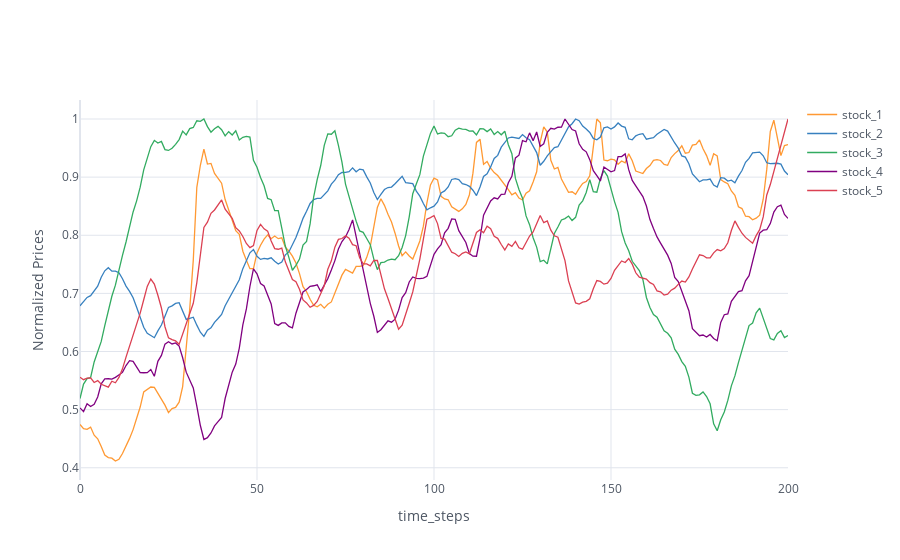

Write notebook code for a chart like this one.
### Code cell
stps = 200
myHrs = stps*2.5
if myHrs%1:
    mymins = 30
else:
    mymins = 0


starting_time = datetime(year=1995, month=1, day=1, hour=10) + relativedelta(hours=0)
ending_time = starting_time + relativedelta(hours=int(myHrs), minutes=mymins)
print("ending_time", ending_time)

cf.go_offline()
cf.set_config_file(world_readable=True, theme="white")

buffer = SimulatedStockBuffer.objects.select_related("stock").order_by("captured_at").filter(
    Q(captured_at__gte = starting_time)
    & Q(captured_at__lte = ending_time)
).all()

price_variations = {}
for snapshot in buffer:
    if snapshot.stock.name not in price_variations:
        price_variations[snapshot.stock.name] = []
    price_variations[snapshot.stock.name].append(snapshot.price_snapshot)

# print(price_variations)
for stck_name in price_variations:
    price_snaps = price_variations[stck_name]
    price_array = np.array(price_snaps)
    max_price = max(price_array)
    normalized_snaps = price_array/max_price
    price_variations[stck_name] = normalized_snaps

    

stock_names = list(price_variations.keys())


# print(price_variations)
df_regret_comparisons = pd.DataFrame(price_variations)
df_regret_comparisons.iplot(
    xTitle='time_steps',
    yTitle='Normalized Prices'
)

### Figure 1 — Plotly figure (JSON) as saved in the notebook; plotly's stock layout.template omitted (floating-point values rounded to 4 significant figures; data arrays with more than 128 entries replaced by an {"elided": "..."} marker saying what was removed)
{"data": [{"line": {"color": "rgba(255, 153, 51, 1.0)", "dash": "solid", "shape": "linear", "width": 1.3}, "mode": "lines", "name": "stock_1", "text": "", "type": "scatter", "x": {"elided": "201 int values"}, "y": {"elided": "201 float values"}}, {"line": {"color": "rgba(55, 128, 191, 1.0)", "dash": "solid", "shape": "linear", "width": 1.3}, "mode": "lines", "name": "stock_2", "text": "", "type": "scatter", "x": {"elided": "201 int values"}, "y": {"elided": "201 float values"}}, {"line": {"color": "rgba(50, 171, 96, 1.0)", "dash": "solid", "shape": "linear", "width": 1.3}, "mode": "lines", "name": "stock_3", "text": "", "type": "scatter", "x": {"elided": "201 int values"}, "y": {"elided": "201 float values"}}, {"line": {"color": "rgba(128, 0, 128, 1.0)", "dash": "solid", "shape": "linear", "width": 1.3}, "mode": "lines", "name": "stock_4", "text": "", "type": "scatter", "x": {"elided": "201 int values"}, "y": {"elided": "201 float values"}}, {"line": {"color": "rgba(219, 64, 82, 1.0)", "dash": "solid", "shape": "linear", "width": 1.3}, "mode": "lines", "name": "stock_5", "text": "", "type": "scatter", "x": {"elided": "201 int values"}, "y": {"elided": "201 float values"}}], "layout": {"legend": {"bgcolor": "#FFFFFF", "font": {"color": "#4D5663"}}, "paper_bgcolor": "#FFFFFF", "plot_bgcolor": "#FFFFFF", "title": {"font": {"color": "#4D5663"}}, "xaxis": {"gridcolor": "#E1E5ED", "showgrid": true, "tickfont": {"color": "#4D5663"}, "title": {"font": {"color": "#4D5663"}, "text": "time_steps"}, "zerolinecolor": "#E1E5ED"}, "yaxis": {"gridcolor": "#E1E5ED", "showgrid": true, "tickfont": {"color": "#4D5663"}, "title": {"font": {"color": "#4D5663"}, "text": "Normalized Prices"}, "zerolinecolor": "#E1E5ED"}}}
